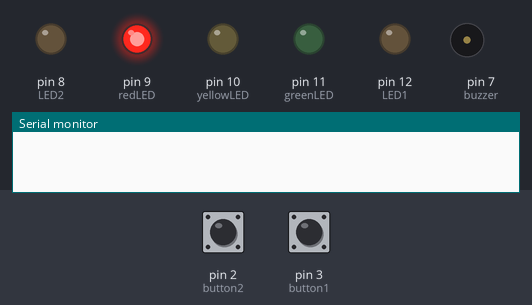
A sketch run on a simulated Arduino Uno, built with avr-gcc and run on an emulated ATmega328P. Parts: output pins drawn as LEDs (lit = HIGH), buzzer (waves = sounding), the last lines printed to the serial monitor. The test bench sets the inputs (shaded band); at power-on: pin 2 (button2) HIGH, pin 3 (button1) HIGH. Random numbers use the default seed unless the sketch sets one; pins used as bus, display or sensor lines are not drawn.

Above: at 2.9 s.
3.0 s: pin 2 (button2) pulled LOW for 0.15 s
At 4.9 s:
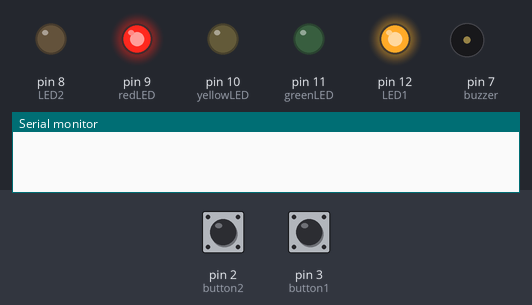
6.0 s: pin 3 (button1) pulled LOW for 3.2 s
At 9.7 s:
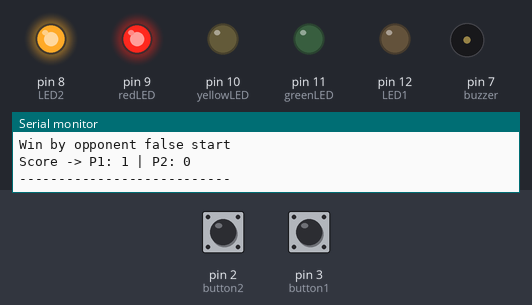
10.7 s: pin 2 (button2) pulled LOW for 3.2 s
At 15.25 s:
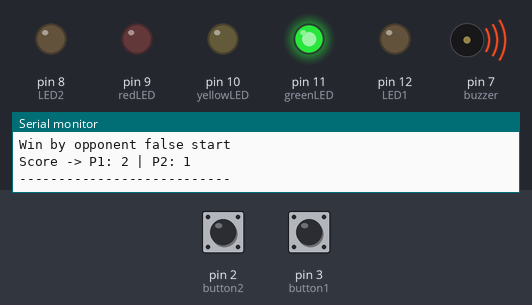
15.4 s: pin 2 (button2) pulled LOW for 3.2 s
At 20.7 s:
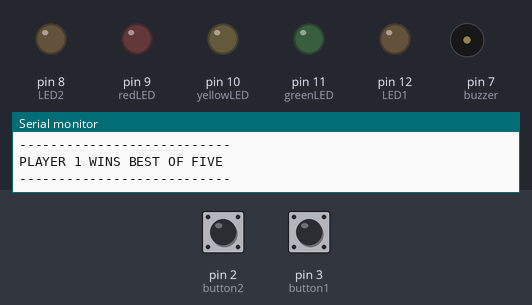
24.6 s: pin 2 (button2) pulled LOW for 1 s
At 32.7 s:
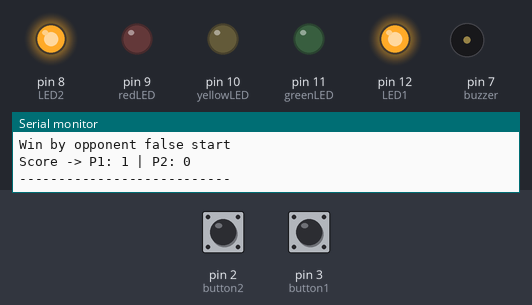
Timing chart, 0 to 33.8 s (numbered marks = the images above; inputs shaded):
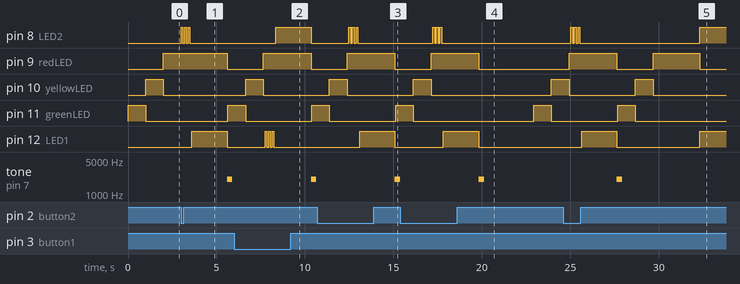

The sketch:

Sketch6_Randomised_Wait_Time.ino
```cpp
int LED1 = 12;
int greenLED = 11;
int yellowLED = 10;
int redLED = 9;
int LED2 = 8;

int buzzer = 7;

int button1 = 3;
int button2 = 2;

// Game variables
int score1 = 0;
int score2 = 0;

bool roundFinished = false;

// Function prototypes
bool startSequence();
void waitForReaction();
void announceWinner(int player, unsigned long reactionTime);
void falseStart(int player);

void setup() {
  pinMode(LED1, OUTPUT);
  pinMode(greenLED, OUTPUT);
  pinMode(yellowLED, OUTPUT);
  pinMode(redLED, OUTPUT);
  pinMode(LED2, OUTPUT);

  pinMode(buzzer, OUTPUT);

  pinMode(button1, INPUT_PULLUP);
  pinMode(button2, INPUT_PULLUP);

  Serial.begin(9600);

  randomSeed(analogRead(A0));
}

void loop() {

  // Check if someone won best of five
  if (score1 == 3 || score2 == 3) {

    if (score1 == 3) {
      Serial.println("PLAYER 1 WINS BEST OF FIVE");
    } else {
      Serial.println("PLAYER 2 WINS BEST OF FIVE");
    }

    Serial.println("---------------------------");
    delay(3000);

    score1 = 0;
    score2 = 0;
  }

  if (startSequence()) {
    waitForReaction();
  }
}

// -------------------- Start Sequence --------------------

bool startSequence() {

  digitalWrite(greenLED, HIGH);
  digitalWrite(buzzer, HIGH);
  delay(100);
  digitalWrite(buzzer, LOW);
  delay(900);
  digitalWrite(greenLED, LOW);

  digitalWrite(yellowLED, HIGH);
  digitalWrite(buzzer, HIGH);
  delay(100);
  digitalWrite(buzzer, LOW);
  delay(900);
  digitalWrite(yellowLED, LOW);

  digitalWrite(redLED, HIGH);
  digitalWrite(buzzer, HIGH);
  delay(100);
  digitalWrite(buzzer, LOW);

  long waitTime = random(900, 4001);
  unsigned long startTime = millis();

  while (millis() - startTime < waitTime) {

    if (digitalRead(button1) == LOW) {
      score2++;              // Player 2 wins immediately
      falseStart(1);
      announceWinner(2, 0);
      return false;
    }

    if (digitalRead(button2) == LOW) {
      score1++;              // Player 1 wins immediately
      falseStart(2);
      announceWinner(1, 0);
      return false;
    }
  }

  digitalWrite(redLED, LOW);
  return true;
}

// -------------------- Main Game --------------------

void waitForReaction() {

  roundFinished = false;

  digitalWrite(LED1, HIGH);
  digitalWrite(LED2, HIGH);

  unsigned long reactionStart = millis();

  while (!roundFinished) {

    if (digitalRead(button1) == LOW) {

      unsigned long reactionTime = millis() - reactionStart;
      score1++;
      roundFinished = true;

      digitalWrite(LED2, LOW);
      announceWinner(1, reactionTime);
    }

    else if (digitalRead(button2) == LOW) {

      unsigned long reactionTime = millis() - reactionStart;
      score2++;
      roundFinished = true;

      digitalWrite(LED1, LOW);
      announceWinner(2, reactionTime);
    }
  }

  delay(1500);

  digitalWrite(LED1, LOW);
  digitalWrite(LED2, LOW);
}

// -------------------- Announce Winner --------------------

void announceWinner(int player, unsigned long reactionTime) {

  tone(buzzer, 2000, 300);

  Serial.print("PLAYER ");
  Serial.print(player);
  Serial.println(" WINS THE ROUND");

  if (reactionTime > 0) {
    Serial.print("Reaction time: ");
    Serial.print(reactionTime);
    Serial.println(" ms");
  } else {
    Serial.println("Win by opponent false start");
  }

  Serial.print("Score -> P1: ");
  Serial.print(score1);
  Serial.print(" | P2: ");
  Serial.println(score2);

  Serial.println("---------------------------");
}

// -------------------- False Start --------------------

void falseStart(int player){

  if (player == 1){
    for(int i=0; i<3; i++){
      digitalWrite(LED1, HIGH);
      digitalWrite(buzzer, HIGH);
      delay(100);

      digitalWrite(buzzer,LOW);
      digitalWrite(LED1, LOW);
      delay(100);
    }
    digitalWrite(LED2, HIGH);
    digitalWrite(buzzer, HIGH);
    delay(500);
    digitalWrite(buzzer, LOW);
    delay(1500);
  }

  if (player == 2){
    for(int i=0; i<3; i++){
      digitalWrite(LED2, HIGH);
      digitalWrite(buzzer, HIGH);
      delay(100);

      digitalWrite(buzzer,LOW);
      digitalWrite(LED2, LOW);
      delay(100);
    }
    digitalWrite(LED1, HIGH);
    digitalWrite(buzzer, HIGH);
    delay(500);
    digitalWrite(buzzer, LOW);
    delay(1500);
  }

  digitalWrite(LED1, LOW);
  digitalWrite(LED2, LOW);
  digitalWrite(redLED, LOW);
}
```

Measured:
- after the input at 3.0 s, pin 8 (LED2): alternates HIGH for 0.10 s and LOW for 0.10 s, 6 changes in all, then stays LOW, starting at once; pin 9 (redLED): HIGH → LOW after 2.6 s
- after the input at 6.0 s, pin 8 (LED2): LOW → HIGH after 2.3 s, → LOW 2.0 s later; pin 12 (LED1): alternates HIGH for 0.10 s and LOW for 0.10 s, 6 changes in all, then stays LOW, starting after 1.7 s; tone on pin 7 (buzzer): silent → 2000 Hz after 4.3 s, → silent 0.30 s later
- after the input at 10.7 s, tone on pin 7 (buzzer): silent → 2000 Hz after 4.4 s, → silent 0.30 s later
- after the input at 15.4 s, tone on pin 7 (buzzer): silent → 2000 Hz after 4.4 s, → silent 0.30 s later
- after the input at 24.6 s, pin 11 (greenLED): LOW → HIGH after 3.1 s, → LOW 1.0 s later; tone on pin 7 (buzzer): silent → 2000 Hz after 3.0 s, → silent 0.30 s later
